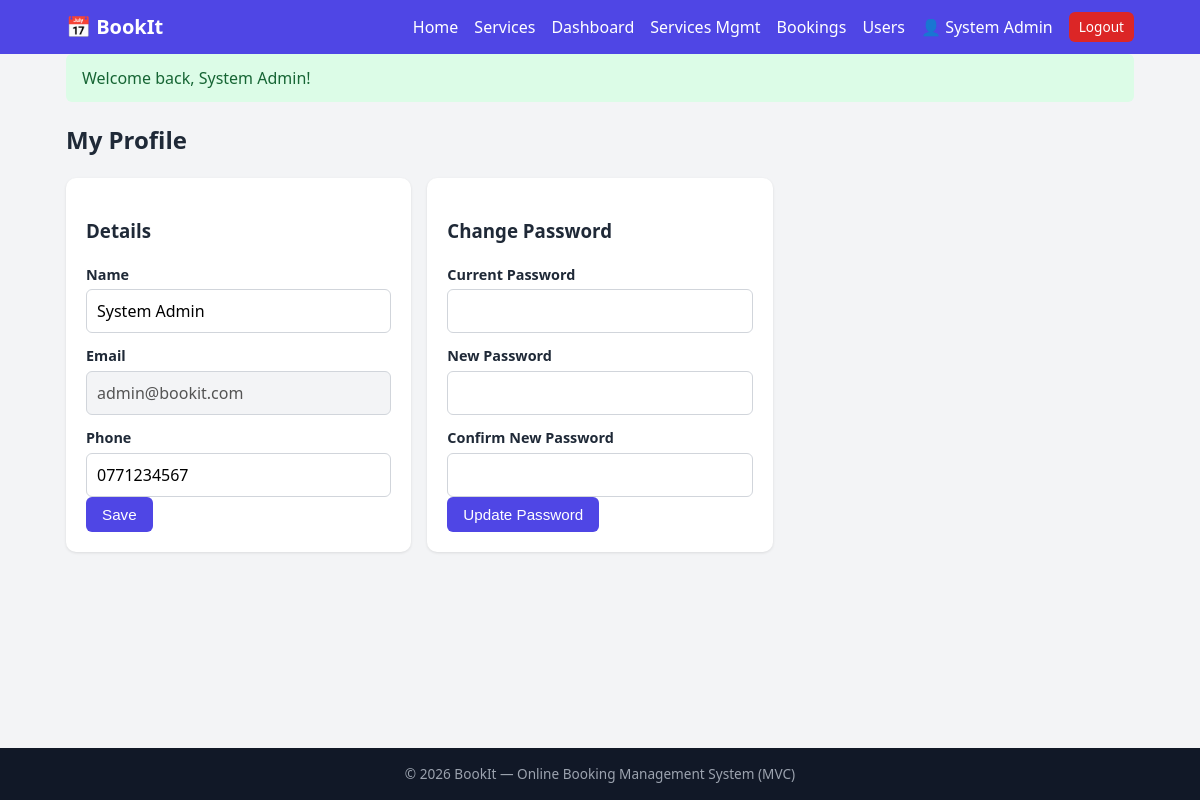
/index.php?url=profile (signed in), run on the app's committed database.
### tables this page shows
CREATE TABLE users (
    id INT AUTO_INCREMENT PRIMARY KEY,
    name VARCHAR(100) NOT NULL,
    email VARCHAR(120) NOT NULL UNIQUE,
    phone VARCHAR(20) DEFAULT NULL,
    password VARCHAR(255) NOT NULL,
    role ENUM('admin','customer') NOT NULL DEFAULT 'customer',
    created_at TIMESTAMP DEFAULT CURRENT_TIMESTAMP
);

### core/Controller.php (called while the page is built, shortened)
<?php
abstract class Controller {
    protected function model($name) { return new $name(); }
    protected function view($view, $data = []) {
        extract($data);
        require __DIR__ . '/../views/layout/header.php';
        require __DIR__ . "/../views/$view.php";
        require __DIR__ . '/../views/layout/footer.php';
    }
}

### controllers/ProfileController.php (called while the page is built, shortened)
<?php
class ProfileController extends Controller {
    public function index() {
        $user = $this->model('User')->findById(current_user()['id']);
        $this->view('profile/index', ['title' => 'My Profile', 'user' => $user]);
    }
}

### core/App.php (called while the page is built, shortened)
<?php
class App {
    public function __construct() {
        $parts = isset($_GET['url']) ? explode('/', trim($_GET['url'], '/')) : [];
        $controller = new $class();
        $method = !empty($parts[1]) ? preg_replace('/[^a-zA-Z0-9_]/', '', $parts[1]) : 'index';
        call_user_func_array([$controller, $method], array_slice($parts, 2));
    }
}

### index.php (called while the page is built, shortened)
<?php
require_once __DIR__ . '/core/helpers.php';
spl_autoload_register(function ($class) {
    foreach (['core', 'controllers', 'models'] as $dir) {
        $file = __DIR__ . "/$dir/$class.php";
        if (file_exists($file)) { require_once $file; return; }
    }
});
new App();

### core/helpers.php (called while the page is built, shortened)
<?php
function url($path = '')   { return BASE_URL . '/index.php?url=' . ltrim($path, '/'); }
function asset($path)      { return BASE_URL . '/assets/' . ltrim($path, '/'); }
function e($v)             { return htmlspecialchars((string)$v, ENT_QUOTES, 'UTF-8'); }
function is_logged_in()    { return isset($_SESSION['user']); }
function is_admin()        { return is_logged_in() && $_SESSION['user']['role'] === 'admin'; }
function current_user()    { return $_SESSION['user'] ?? null; }
function flash($key = null, $msg = null) {
    $all = $_SESSION['flash'] ?? [];
    return $all;
}

### core/Model.php (called while the page is built, shortened)
<?php
abstract class Model {
    public function __construct() { $this->db = Database::connect(); }
}

### core/Database.php (called while the page is built)
<?php
class Database {
    private static $pdo = null;
    public static function connect() {
        if (self::$pdo === null) {
            try {
                self::$pdo = new PDO(
                    'mysql:host=' . DB_HOST . ';dbname=' . DB_NAME . ';charset=utf8mb4',
                    DB_USER, DB_PASS,
                    [PDO::ATTR_ERRMODE => PDO::ERRMODE_EXCEPTION,
                     PDO::ATTR_DEFAULT_FETCH_MODE => PDO::FETCH_ASSOC,
                     PDO::ATTR_EMULATE_PREPARES => false]
                );
            } catch (PDOException $e) {
                die('Database connection failed: ' . $e->getMessage());
            }
        }
        return self::$pdo;
    }
}

### models/User.php (called while the page is built, shortened)
<?php
class User extends Model {
    public function findById($id) {
        $s = $this->db->prepare('SELECT * FROM users WHERE id = ?');
        $s->execute([$id]);
        return $s->fetch();
    }
}

### views/profile/index.php (the view, shortened to what this page needs)
<h2>My Profile</h2>
<div class="grid">
  <div class="card">
    <h3>Details</h3>
    <form method="post" action="<?= url('profile/update') ?>">
      <label>Name</label><input type="text" name="name" value="<?= e($user['name']) ?>" required>
      <label>Email</label><input type="email" value="<?= e($user['email']) ?>" disabled>
      <label>Phone</label><input type="text" name="phone" value="<?= e($user['phone']) ?>">
      <button class="btn">Save</button>
    </form>
  </div>
  <div class="card">
    <h3>Change Password</h3>
    <form method="post" action="<?= url('profile/password') ?>">
      <label>Current Password</label><input type="password" name="current_password" required>
      <label>New Password</label><input type="password" name="new_password" minlength="6" required>
      <label>Confirm New Password</label><input type="password" name="confirm" minlength="6" required>
      <button class="btn">Update Password</button>
    </form>
  </div>
</div>

### views/layout/header.php (shortened to what this page needs)
<!DOCTYPE html>
<html lang="en">
<head>
<link rel="stylesheet" href="<?= asset('css/style.css') ?>">
</head>
<body>
<nav class="nav">
  <div class="container nav-inner">
    <a class="brand" href="<?= url('home') ?>">&#128197; <?= APP_NAME ?></a>
    <div class="links">
      <a href="<?= url('home') ?>">Home</a>
      <a href="<?= url('service') ?>">Services</a>
      <?php if (is_logged_in()): ?>
        <?php if (is_admin()): ?>
          <a href="<?= url('admin/dashboard') ?>">Dashboard</a>
          <a href="<?= url('admin/services') ?>">Services Mgmt</a>
          <a href="<?= url('admin/bookings') ?>">Bookings</a>
          <a href="<?= url('admin/users') ?>">Users</a>
        <?php else: ?>
          <a href="<?= url('booking/mine') ?>">My Bookings</a>
        <?php endif; ?>
        <a href="<?= url('profile') ?>">&#128100; <?= e(current_user()['name']) ?></a>
        <a href="<?= url('auth/logout') ?>" class="btn btn-sm" style="background-color: #dc2626; color: white;">Logout</a>
      <?php else: ?>
        <a href="<?= url('auth/login') ?>">Login</a>
        <a href="<?= url('auth/register') ?>" class="btn btn-sm" style="background-color: #16a34a; color: white;">Register</a>
      <?php endif; ?>
    </div>
  </div>
</nav>
<main class="container">
<?php foreach (flash() as $type => $msg): ?>
  <div class="alert alert-<?= e($type) ?>"><?= e($msg) ?></div>
<?php endforeach; ?>

### assets/css/style.css (style rules this page uses)
:root { --primary:#4f46e5;--primary-d:#4338ca;--bg:#f3f4f6;--card:#fff;--text:#1f2937;--muted:#6b7280;--danger:#dc2626;--ok:#16a34a;--warn:#d97706 }
* { box-sizing:border-box }
body { margin:0;font-family:Segoe UI,Roboto,Arial,sans-serif;background:var(--bg);color:var(--text);line-height:1.5;display:flex;flex-direction:column;min-height:100vh }
main { flex:1;padding-top:24px;padding-bottom:40px }
.container { width:100%;max-width:1100px;margin:0 auto;padding:0 16px }
a { color:var(--primary);text-decoration:none }
.nav { background:var(--primary);color:#fff }
.nav-inner { display:flex;justify-content:space-between;align-items:center;flex-wrap:wrap;gap:8px;padding-top:12px;padding-bottom:12px }
.nav a { color:#fff }
.brand { font-weight:700;font-size:1.25rem }
.links { display:flex;gap:16px;align-items:center;flex-wrap:wrap }
.btn { display:inline-block;background:var(--primary);color:#fff;border:0;padding:9px 16px;border-radius:6px;cursor:pointer;font-size:.95rem }
.btn-sm { padding:5px 10px;font-size:.85rem }
.card { background:var(--card);border-radius:10px;padding:20px;box-shadow:0 1px 3px rgba(0,0,0,.1);margin-bottom:16px }
.grid { display:grid;grid-template-columns:repeat(auto-fill,minmax(280px,1fr));gap:16px }
.grid .card { margin-bottom:0 }
label { display:block;margin:12px 0 4px;font-weight:600;font-size:.9rem }
input[type=text],input[type=email],input[type=password],input[type=date],input[type=number],textarea,select { width:100%;padding:9px 10px;border:1px solid #d1d5db;border-radius:6px;font:inherit;background:#fff }
input[disabled] { background:#f3f4f6 }
.alert { padding:12px 16px;border-radius:6px;margin-bottom:16px }
.alert-success { background:#dcfce7;color:#166534 }

### data on the page
users: name "System Admin", email "admin@bookit.com", phone "0771234567"

### other printed values
APP_NAME "BookIt"
$msg "Welcome back, System Admin!"
